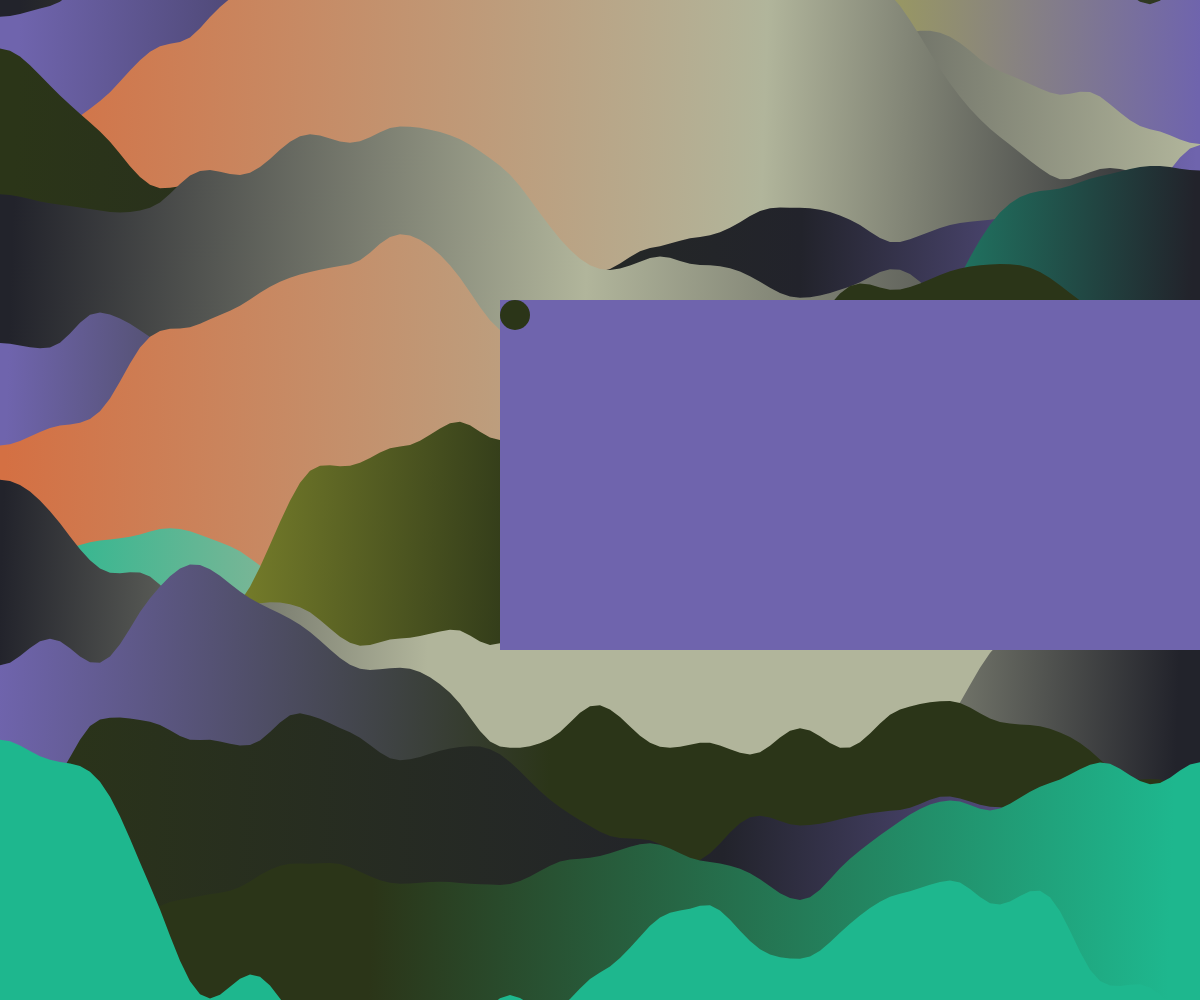
Frame 1 (no input)
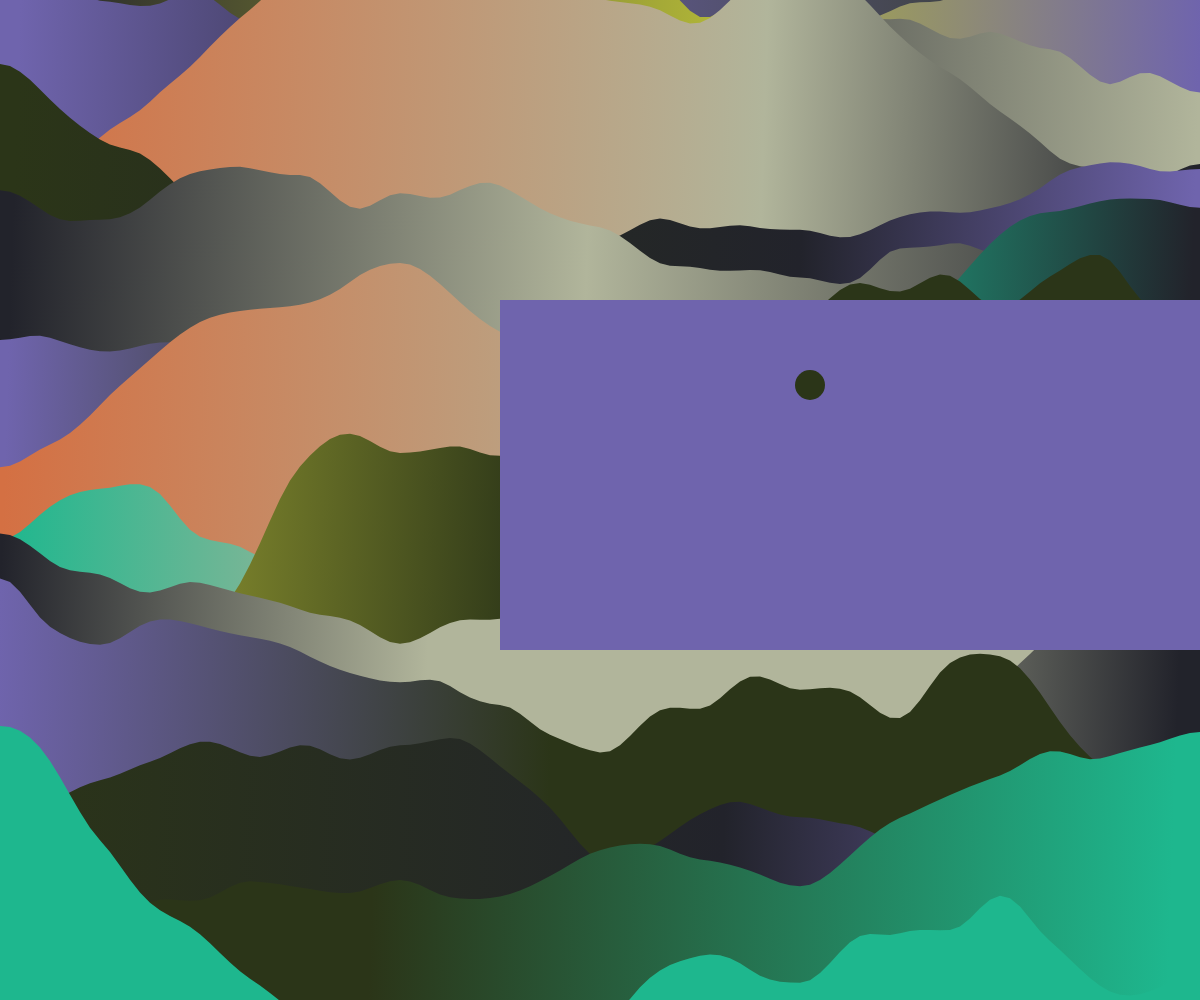
Frame 60 (no input)
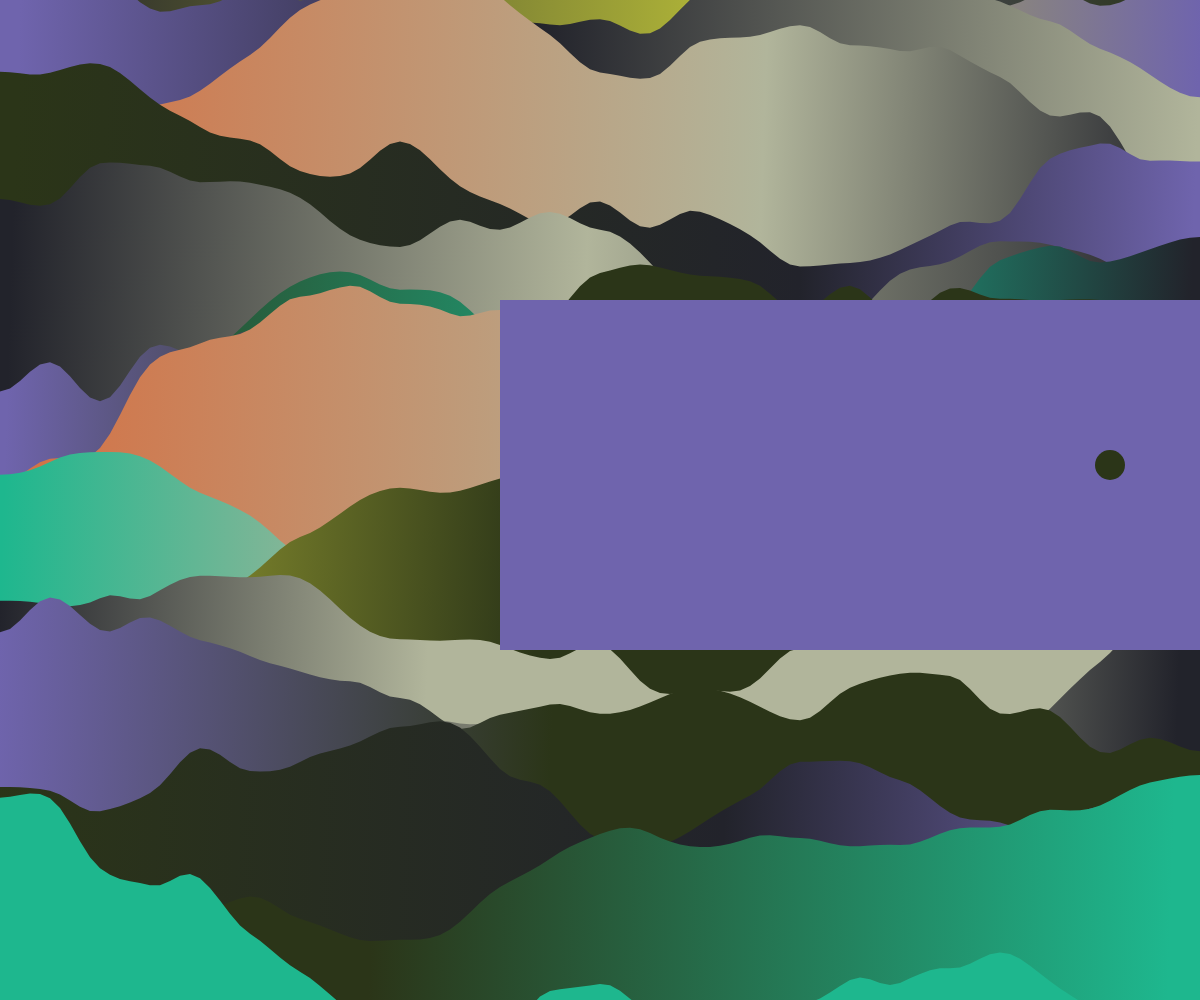
Frame 120 (the mouse pressed at the canvas centre since frame 60)

The p5.js sketch that drew these frames (run headless with seeded random() and noise() and a simulated clock; from frame 60 on, the mouse is pressed at the canvas centre):

// p5.js sketch
// ── sketch.js
//color palette for the gradients and shapes
let palette = ["#1EB78E", "#6F64AD", "#D47043", "#B0B538", "#2B3518", "#B1B59B", "#22232B"];
let rs;
let xpos= 500;
let ypos=300;
let xballspeed=5;
let yballspeed=10;
let xballspeed2=1;
let yballspeed2=3;


function setup() {
  createCanvas(windowWidth,windowHeight);
  colorMode(HSB, 360, 100, 100, 100);
	rs = random(10000);
}

function draw() {
  //background(200);

  //creates smooth variations of color and waves changing
  randomSeed(rs);


  //pushing the gradient to only be applicable
  push();
  //# of waves & defining color variables
  for (let y = -height/10; y < height; y += height / 15) {
    let c1 = random(palette);
    let c2 = random(palette);
    let c3 = random(palette);

    let gradient = drawingContext.createLinearGradient(20, 10, width, 50);

    //creates 3 places where different colors gradient into each other + colors
    gradient.addColorStop(0.0, c1);
    gradient.addColorStop(random(0.3,0.7), c2);
    gradient.addColorStop(1.0, c3);

    //fill is gradient instead of a normal color
    drawingContext.fillStyle = gradient;
    noStroke();

    //the actual shapes
    beginShape();
    for (let x = -600; x <= width+200; x+=10) {
      let y2 = y + map(noise(rs+y, x / 400, frameCount / 300), 0, 1, -height / 3, height / 3);
      vertex(x, y2);
    }

    //
    vertex(width+500, height);
    vertex(0-600, height);
    endShape();
  }
  pop();

//box and circle
  noStroke();
  fill(random(palette));
  rect(500,300, 700, 350);
  fill(random(palette));
  circle(xpos+15,ypos+15,30);

  xpos += xballspeed;
  ypos += yballspeed;
  //check when ball crosses right side of canvas
  if(xpos > 1170){
  xballspeed = -xballspeed;
  }
  //check when ball crosses left side of canvas
  if(xpos < 500){
  xballspeed = -xballspeed;
  }

  //check for ypos

  //check when ball crosses bottom of canvas
  if(ypos>620){
  yballspeed = -yballspeed;

  }
  //check when ball crosses top of canvas
  if(ypos < 300){
  yballspeed = -yballspeed;
  }



}
